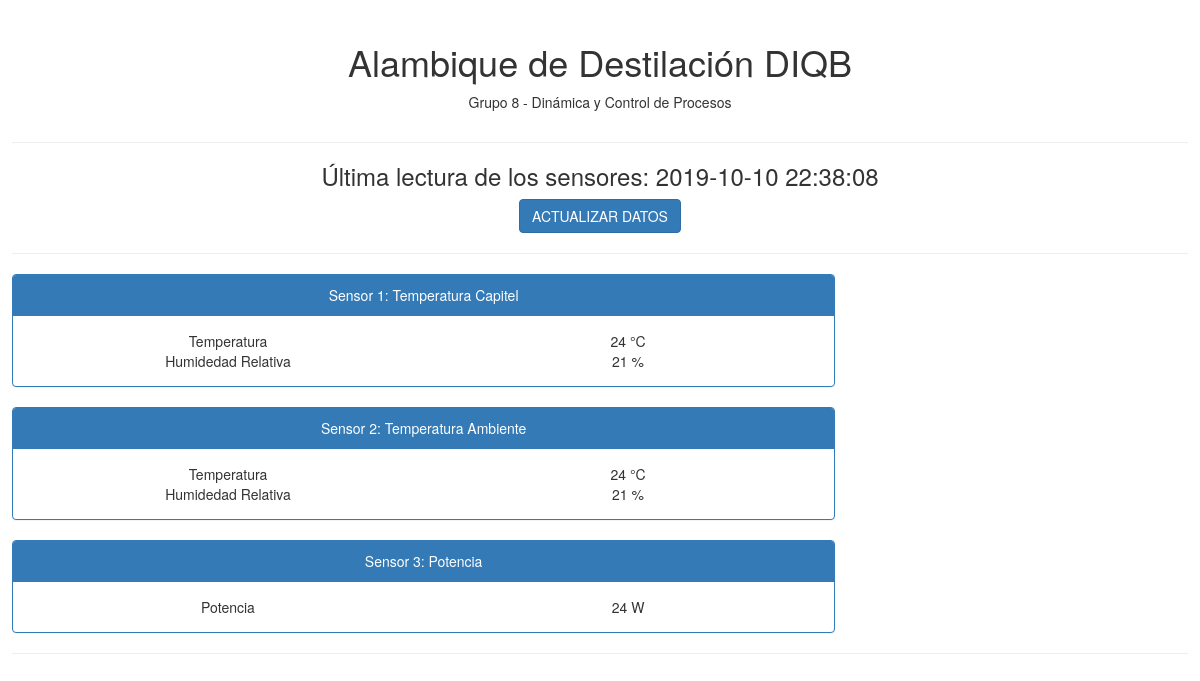
Before: / with the older database file.
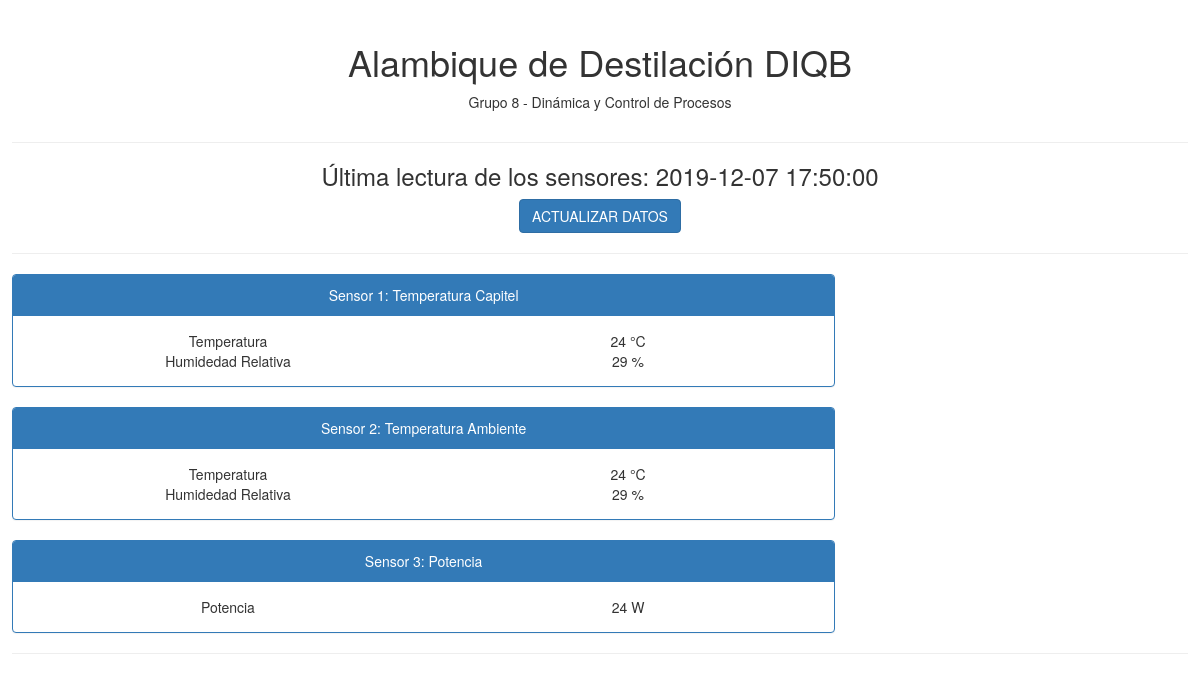
After: the same page with the newer database file.
### tables this page shows
CREATE TABLE DHT_data(timestamp DATETIME, temp NUMERIC, hum NUMERIC);

### dhtWebServer/appDhtWebServer.py (the view)
@app.route("/")
def index():
	time, temp, hum = getData()
	templateData = {
		'time': time,
		'temp': temp,
		'hum': hum
	}
	return render_template('index.html', **templateData)

### dhtWebServer/appDhtWebServer.py (called while the page is built)
def getData():
	conn=sqlite3.connect('../sensorsData.db')
	curs=conn.cursor()
	for row in curs.execute("SELECT * FROM DHT_data ORDER BY timestamp DESC LIMIT 1"):
		time = str(row[0])
		temp = row[1]
		hum = row[2]
	conn.close()
	return time, temp, hum# main route

### dhtWebServer/templates/index.html (shortened to what this page needs)
<!DOCTYPE html>
	<head>
		<link type="text/css" rel="stylesheet" href="../static/css/style.css"/>
		<link rel="stylesheet" href="https://stackpath.bootstrapcdn.com/bootstrap/3.4.1/css/bootstrap.min.css">
	</head>
	<body>
		<div class="title">
			<h1>Alambique de Destilación DIQB</h1>
			<p>Grupo 8 - Dinámica y Control de Procesos</p>
		</div>
		<hr>
		<h3> Última lectura de los sensores: {{ time }}</h3>
		<a href="/" class="btn btn-primary">ACTUALIZAR DATOS</a>
		<hr>
		<div class="panel panel-primary">
			<div class="panel-heading">Sensor 1: Temperatura Capitel</div>
			<div class="panel-body">
				<table>
					<tr>
						<td>Temperatura</td>
						<td> {{temp}} °C</td>
					</tr>
					<tr>
						<td>Humidedad Relativa</td>
						<td> {{hum}} %</td>
					</tr>
				</table>
			</div>
		</div>
		<div class="panel panel-primary">
			<div class="panel-heading">Sensor 2: Temperatura Ambiente </div>
			<div class="panel-body">
				<table>
					<tr>
						<td>Temperatura</td>
						<td> {{temp}} °C</td>
					</tr>
					<tr>
						<td>Humidedad Relativa</td>
						<td> {{hum}} %</td>
					</tr>
				</table>
			</div>
		</div>
		<div class="panel panel-primary">
			<div class="panel-heading">Sensor 3: Potencia</div>
			<div class="panel-body">
				<table>
					<tr>
						<td>Potencia</td>
						<td> {{temp}} W</td>
				</table>
			</div>
		</div>
		<hr>
   </body>
</html>

### dhtWebServer/static/css/style.css (style rules this page uses)
body { background-color: white; color: black; padding: 1%; text-align: center; }
.title { margin: 30px; }
.panel { width: 70%; }
table { width: 800px; }
td { width: 30%; }

Changed rows visible on the page:
no longer on this page (row unchanged): DHT_data: timestamp "2019-10-10 22:38:08"
added DHT_data: timestamp "2019-12-07 17:50:00"
Other visible differences:
{{ hum }}: "21" → "29"
